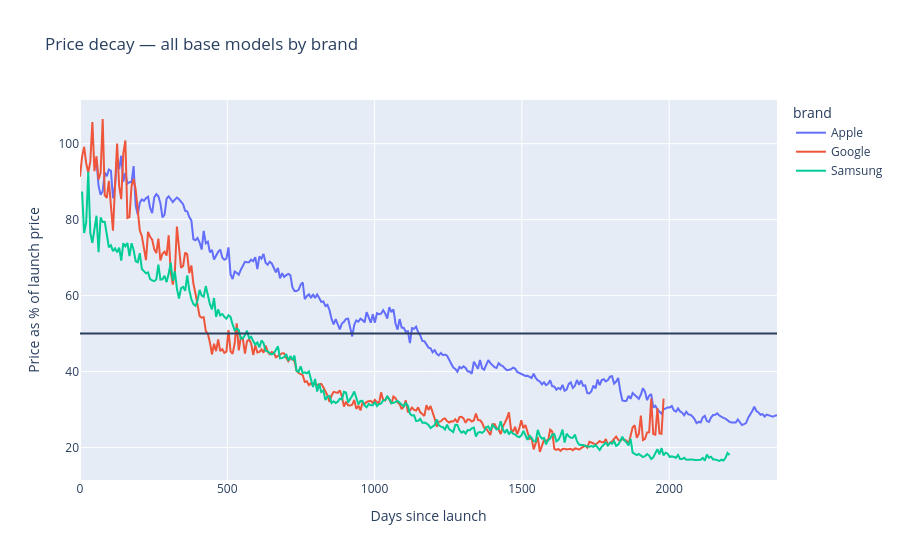

Notebook source saved alongside this figure:
### Markdown cell above
**All brands - base models combined**

We're looking only at the base models, which means Pro, Pro Max, +, etc. submodels are not analyzed here.

### Code cell
pd_chart_1d = px.line(all_brands_decay_df, x='days_rounded', y='price_pct_of_launch',
    color='brand', title='Price decay — all base models by brand')
pd_chart_1d.update_yaxes(title_text='Price as % of launch price')
pd_chart_1d.update_xaxes(title_text='Days since launch')
pd_chart_1d.add_hline(y=50)
pd_chart_1d.show()

### Figure 1 — Plotly figure (JSON) as saved in the notebook; plotly's stock layout.template omitted (floating-point values rounded to 4 significant figures; data arrays with more than 128 entries replaced by an {"elided": "..."} marker saying what was removed)
{"data": [{"hovertemplate": "brand=Apple<br>days_rounded=%{x}<br>price_pct_of_launch=%{y}<extra></extra>", "legendgroup": "Apple", "line": {"color": "#636efa", "dash": "solid"}, "marker": {"symbol": "circle"}, "mode": "lines", "name": "Apple", "orientation": "v", "showlegend": true, "type": "scatter", "x": {"elided": "332 float values"}, "xaxis": "x", "y": {"elided": "332 float values"}, "yaxis": "y"}, {"hovertemplate": "brand=Google<br>days_rounded=%{x}<br>price_pct_of_launch=%{y}<extra></extra>", "legendgroup": "Google", "line": {"color": "#EF553B", "dash": "solid"}, "marker": {"symbol": "circle"}, "mode": "lines", "name": "Google", "orientation": "v", "showlegend": true, "type": "scatter", "x": {"elided": "284 float values"}, "xaxis": "x", "y": {"elided": "284 float values"}, "yaxis": "y"}, {"hovertemplate": "brand=Samsung<br>days_rounded=%{x}<br>price_pct_of_launch=%{y}<extra></extra>", "legendgroup": "Samsung", "line": {"color": "#00cc96", "dash": "solid"}, "marker": {"symbol": "circle"}, "mode": "lines", "name": "Samsung", "orientation": "v", "showlegend": true, "type": "scatter", "x": {"elided": "314 float values"}, "xaxis": "x", "y": {"elided": "314 float values"}, "yaxis": "y"}], "layout": {"legend": {"title": {"text": "brand"}, "tracegroupgap": 0}, "shapes": [{"type": "line", "x0": 0, "x1": 1, "xref": "x domain", "y0": 50, "y1": 50, "yref": "y"}], "title": {"text": "Price decay — all base models by brand"}, "xaxis": {"anchor": "y", "domain": [0, 1], "title": {"text": "Days since launch"}}, "yaxis": {"anchor": "x", "domain": [0, 1], "title": {"text": "Price as % of launch price"}}}}
